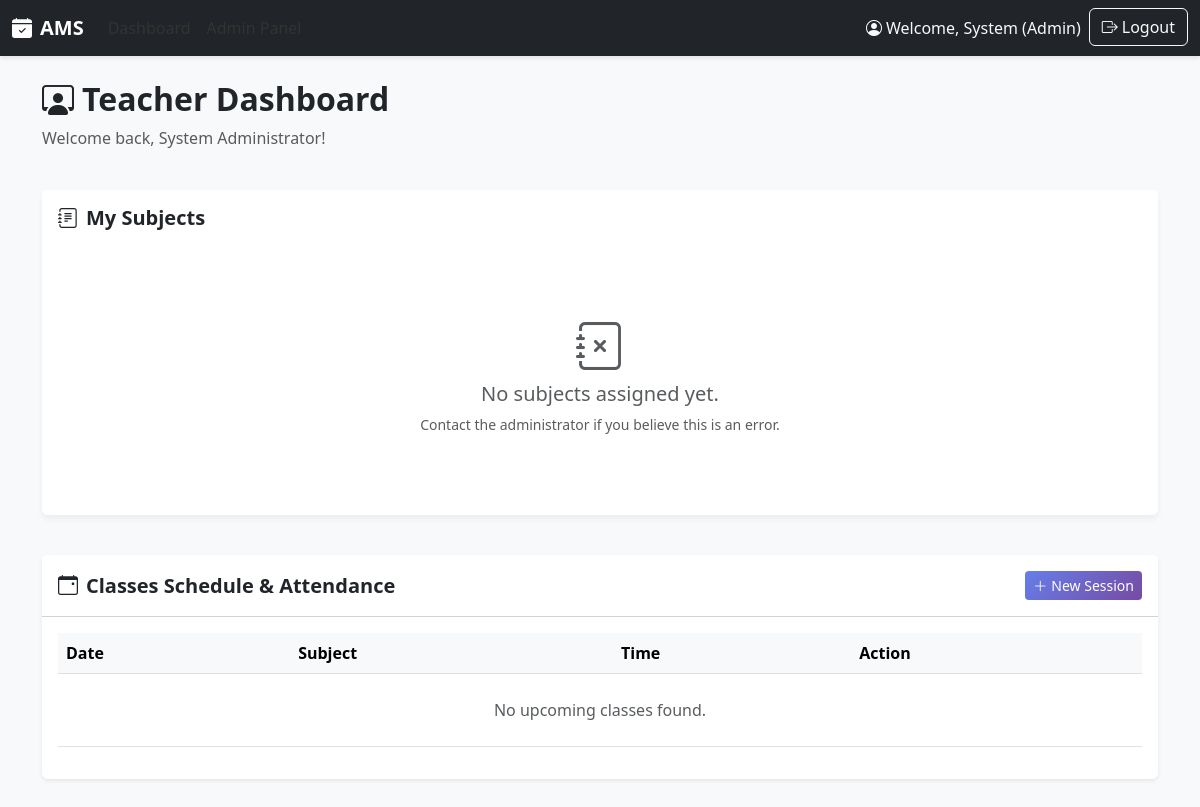
The page /accounts/dashboard/teacher/ (signed in) on the database its author committed.
### core/models.py (models this page shows, shortened)
class User(AbstractUser):
    ROLE_CHOICES = [
        ('admin', 'Admin'),
        ('teacher', 'Teacher'),
        ('student', 'Student'),
    ]
    username = None
    id = models.UUIDField(primary_key=True, default=uuid.uuid4, editable=False)
    firstname = models.CharField(max_length=100)
    middlename = models.CharField(max_length=100, blank=True, null=True)
    lastname = models.CharField(max_length=100)
    email = models.EmailField(unique=True)
    role = models.CharField(max_length=20, choices=ROLE_CHOICES)
    updated_at = models.DateTimeField(auto_now=True)
    USERNAME_FIELD = 'email'
    REQUIRED_FIELDS = ['firstname', 'lastname']
    objects = UserManager()
    class Meta:
        db_table = 'user'
        ordering = ['-date_joined']

### accounts/views.py (the view, shortened to what this page needs)
# urls.py: path('dashboard/teacher/', views.teacher_dashboard, name='teacher_dashboard'),
@login_required
@user_passes_test(role_check('teacher'), login_url='login')
def teacher_dashboard(request):
    user = request.user
    subjects_taught = Subject.objects.filter(
        teacher_assignments__teacher=user
    ).select_related('course', 'semester').order_by(
        'course__course_name', 'semester__semester_no', 'subject_name'
    ).distinct()
    from collections import OrderedDict
    grouped_subjects = OrderedDict()
    three_days_ago = timezone.now().date() - timezone.timedelta(days=3)
    recent_and_upcoming = ClassSchedule.objects.filter(
        taught_by=user,
        session_date__gte=three_days_ago
    ).order_by('-session_date', 'start_time')[:15]
    for cls in recent_and_upcoming:
        cls.pending_count = Attendance.objects.filter(
            session=cls,
            verification_status='pending'
        ).count()
    context = {
        'user': user,
        'subjects_taught': subjects_taught,
        'grouped_subjects': grouped_subjects,
        'upcoming_classes': recent_and_upcoming,
        'page_title': 'Teacher Dashboard'
    }
    return render(request, 'teachers/dashboard.html', context)

### accounts/views.py (called while the page is built)
def role_check(role):
    def check(user):
        return user.is_authenticated and (user.role == role or user.is_superuser)
    return check

### templates/teachers/dashboard.html (shortened to what this page needs)
{% extends 'base.html' %}
{% block content %}
<div class="row mb-4">
    <div class="col-md-12">
        <h2 class="fw-bold"><i class="bi bi-person-workspace me-2"></i>Teacher Dashboard</h2>
        <p class="text-muted">Welcome back, {{ user.firstname }} {{ user.lastname }}!</p>
    </div>
</div>
<div class="row mb-4">
    <div class="col-md-12">
        <div class="card mb-3">
            <div class="card-header bg-white py-3 border-0">
                <h5 class="mb-0 fw-bold"><i class="bi bi-journal-text me-2"></i>My Subjects</h5>
            </div>
            <div class="card-body">
                {% for course_name, semesters in grouped_subjects.items %}
                <div class="mb-4">
                    <h5 class="fw-bold text-primary border-bottom pb-2 mb-3">
                        <i class="bi bi-book-half me-2"></i>{{ course_name }}
                    </h5>
                    {% for semester_no, subject_list in semesters.items %}
                    <h6 class="fw-bold text-secondary mb-3 ms-2">
                        <i class="bi bi-layers me-1"></i>Semester {{ semester_no }}
                    </h6>
                    <div class="row ms-2 mb-3">
                        {% for subject in subject_list %}
                        <div class="col-md-4 mb-3">
                            <div class="card h-100 bg-light border-0 shadow-sm">
                                <div class="card-body">
                                    <div class="d-flex justify-content-between align-items-start mb-2">
                                        <h6 class="card-title fw-bold text-dark mb-0">{{ subject.subject_name }}</h6>
                                        <span class="badge bg-info rounded-pill">{{ subject.subject_code }}</span>
                                    </div>
                                    <p class="card-text small text-muted mb-3">
                                        You are assigned as the primary teacher.
                                    </p>
                                    <a href="{% url 'teacher_view_students' subject.id %}"
                                        class="btn btn-sm btn-outline-primary w-100 rounded-pill">
                                        <i class="bi bi-people me-1"></i>View Students
                                    </a>
                                </div>
                            </div>
                        </div>
                        {% endfor %}
                    </div>
                    {% endfor %}
                </div>
                {% empty %}
                <div class="text-center py-5 text-muted">
                    <i class="bi bi-journal-x mb-3" style="font-size: 3rem;"></i>
                    <h5>No subjects assigned yet.</h5>
                    <p class="small">Contact the administrator if you believe this is an error.</p>
                </div>
                {% endfor %}
            </div>
        </div>
    </div>
</div>
<div class="row mb-4">
    <div class="col-md-12">
        <div class="card shadow-sm">
            <div class="card-header bg-white py-3 d-flex justify-content-between align-items-center">
                <h5 class="mb-0 fw-bold"><i class="bi bi-calendar-event me-2"></i>Classes Schedule & Attendance</h5>
                <a href="{% url 'create_session' %}" class="btn btn-sm btn-primary"><i
                        class="bi bi-plus-lg me-1"></i>New Session</a>
            </div>
            <div class="card-body">
                <div class="table-responsive">
                    <table class="table table-hover">
                        <thead class="table-light">
                            <tr>
                                <th>Date</th>
                                <th>Subject</th>
                                <th>Time</th>
                                <th>Action</th>
                            </tr>
                        </thead>
                        <tbody>
                            {% for class in upcoming_classes %}
                            <tr>
                                <td>
                                    {{ class.session_date }}
                                    {% if class.is_today %}
                                    <span class="badge bg-warning text-dark ms-1"
                                        style="font-size: 0.65rem;">Today</span>
                                    {% elif class.is_past %}
                                    <span class="badge bg-secondary ms-1" style="font-size: 0.65rem;">Past</span>
                                    {% else %}
                                    <span class="badge bg-info ms-1" style="font-size: 0.65rem;">Upcoming</span>
                                    {% endif %}
                                </td>
                                <td>{{ class.subject.subject_name }}</td>
                                <td>{{ class.start_time }} - {{ class.end_time }}</td>
                                <td>
                                    {% if class.pending_count > 0 %}
                                    <a href="{% url 'teacher_verify_attendance' class.id %}"
                                        class="btn btn-sm btn-warning fw-bold text-dark">
                                        <i class="bi bi-shield-check me-1"></i>Verify
                                        <span class="badge bg-dark ms-1">{{ class.pending_count }}</span>
                                    </a>
                                    {% else %}
                                    <a href="{% url 'mark_attendance' class.id %}"
                                        class="btn btn-sm btn-outline-primary">
                                        <i class="bi bi-pencil me-1"></i>Mark Attendance
                                    </a>
                                    {% endif %}
                                </td>
                            </tr>
                            {% empty %}
                            <tr>
                                <td colspan="4" class="text-center text-muted py-4">No upcoming classes found.</td>
                            </tr>
                            {% endfor %}
                        </tbody>
                    </table>
                </div>
            </div>
        </div>
    </div>
</div>
{% endblock %}

### templates/base.html (shortened to what this page needs)
{% load static %}
<!DOCTYPE html>
<html lang="en">
<head>
  <link href="https://cdn.jsdelivr.net/npm/bootstrap@5.3.0/dist/css/bootstrap.min.css" rel="stylesheet">
  <link rel="stylesheet" href="https://cdn.jsdelivr.net/npm/bootstrap-icons@1.11.0/font/bootstrap-icons.css">
</head>
<body>
<nav class="navbar navbar-expand-lg navbar-dark bg-dark">
  <div class="container-fluid">
    <a class="navbar-brand fw-bold" href="/">
      <i class="bi bi-calendar-check-fill me-2"></i>AMS
    </a>
    <div class="collapse navbar-collapse" id="navbarNav">
      <ul class="navbar-nav me-auto">
        {% if user.is_authenticated %}
          {% if user.role == 'student' %}
            <li class="nav-item"><a class="nav-link" href="{% url 'student_dashboard' %}">Dashboard</a></li>
          {% elif user.role == 'teacher' %}
            <li class="nav-item"><a class="nav-link" href="{% url 'teacher_dashboard' %}">Dashboard</a></li>
          {% elif user.role == 'admin' or user.is_staff %}
            <li class="nav-item"><a class="nav-link" href="{% url 'admin_dashboard' %}">Dashboard</a></li>
            <li class="nav-item"><a class="nav-link" href="/admin/">Admin Panel</a></li>
          {% endif %}
        {% endif %}
      </ul>
      <ul class="navbar-nav">
        {% if user.is_authenticated %}
          <li class="nav-item">
            <span class="nav-link text-light">
              <i class="bi bi-person-circle me-1"></i>Welcome, {{ user.firstname }} ({{ user.role|title }})
            </span>
          </li>
          <li class="nav-item">
            <a class="btn btn-outline-light" href="{% url 'logout' %}">
              <i class="bi bi-box-arrow-right me-1"></i>Logout
            </a>
          </li>
        {% else %}
          <li class="nav-item"><a class="nav-link" href="{% url 'login' %}">Login</a></li>
        {% endif %}
      </ul>
    </div>
  </div>
</nav>
<div class="container py-4">
  {% block content %}{% endblock %}
</div>
</body>
</html>

### templates/base.html (style rules this page uses)
body { background-color: #f8f9fa; }
.navbar { box-shadow: 0 2px 4px rgba(0,0,0,0.1); }
.card { border: none; box-shadow: 0 4px 6px rgba(0,0,0,0.05); transition: transform 0.2s; }
.btn-primary { background: linear-gradient(135deg, #667eea 0%, #764ba2 100%); border: none; }
.nav-link { color: #333; }

### rows shown on the page
User: firstname "System", role "Admin", lastname "Administrator"
